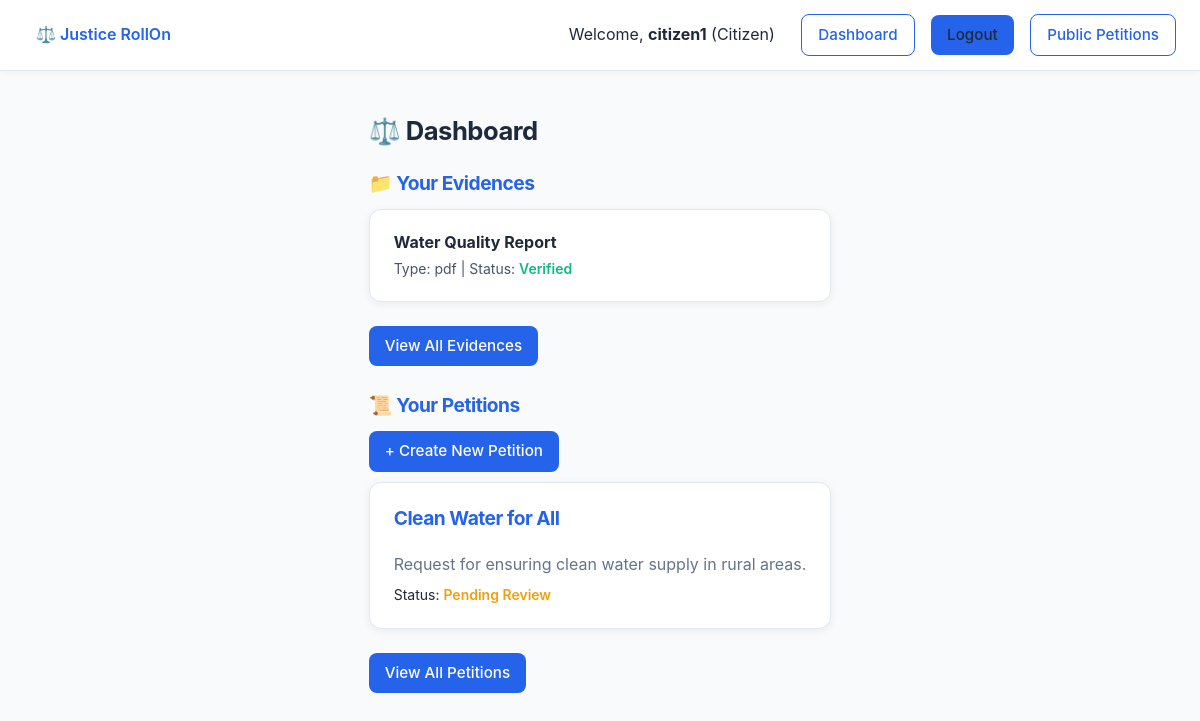
The page /dashboard/ (signed in) on the database its author committed.
### core/models.py (models this page shows, shortened)
class User(AbstractUser):
    ROLE_CHOICES = (
        ("admin", "Admin"),
        ("lawyer", "Lawyer"),
        ("citizen", "Citizen"),
    )
    role = models.CharField(
        max_length=20,
        choices=ROLE_CHOICES,
        default="citizen",
        help_text="User role determining permissions and available features.",
    )

class Evidence(models.Model):
    FILE_TYPES = (
        ("image", "Image"),
        ("pdf", "PDF"),
        ("video", "Video"),
        ("doc", "Document"),
        ("other", "Other"),
    )
    VERIFICATION_STATUS = (
        ("pending", "Pending"),
        ("verified", "Verified"),
        ("rejected", "Rejected"),
    )
    uploader = models.ForeignKey(
        User,
        on_delete=models.CASCADE,
        related_name="evidences",
        help_text="The user who uploaded this evidence.",
    )
    file = models.FileField(
        upload_to="evidence/",
        help_text="The actual uploaded file (stored in MEDIA_ROOT/evidence/).",
    )
    title = models.CharField(max_length=255, help_text="Descriptive title of the evidence.")
    file_type = models.CharField(
        max_length=20,
        choices=FILE_TYPES,
        default="other",
        help_text="Type of file for filtering and display purposes.",
    )
    uploaded_at = models.DateTimeField(auto_now_add=True)
    size_bytes = models.PositiveIntegerField(
        null=True,
        blank=True,
        help_text="File size in bytes (automatically populated on save).",
    )
    case_tag = models.CharField(
        max_length=128,
        blank=True,
        help_text="Optional tag to group evidence by case or topic.",
    )
    verification_status = models.CharField(
        max_length=20,
        choices=VERIFICATION_STATUS,
        default="pending",
        help_text="Moderation status: pending review, verified, or rejected.",
    )
    rule_violation = models.CharField(
        max_length=255,
        blank=True,
        help_text="Description of any platform rule violation (if rejected).",
    )
    party_involved = models.CharField(
        max_length=255,
        blank=True,
        help_text="Names or entities involved in the evidence.",
    )
    harm = models.TextField(
        blank=True,
        help_text="Description of harm caused or alleged (for sensitive content review).",
    )
    def save(self, *args, **kwargs):
        """Automatically populate file size on save if file is attached."""
        if self.file:
            try:
                self.size_bytes = self.file.size
            except Exception:
                pass
        super().save(*args, **kwargs)
    class Meta:
        ordering = ["-uploaded_at"]
        verbose_name_plural = "Evidence"

class Petition(models.Model):
    creator = models.ForeignKey(
        User,
        on_delete=models.CASCADE,
        related_name="petitions",
        help_text="Citizen who created the petition.",
    )
    title = models.CharField(max_length=255)
    description = models.TextField(help_text="Full description of the petition.")
    category = models.CharField(
        max_length=100,
        choices=[
            ("general", "General"),
            ("legal", "Legal Rights"),
            ("welfare", "Public Welfare"),
            ("environment", "Environmental"),
            ("policy", "Policy Reform"),
        ],
        default="general",
    )
    visibility = models.CharField(
        max_length=20,
        choices=[("public", "Public"), ("private", "Private")],
        default="public",
        help_text="Private petitions are visible only to admins and creator.",
    )
    status = models.CharField(
        max_length=20,
        choices=[
            ("draft", "Draft"),
            ("pending", "Pending Review"),
            ("published", "Published"),
            ("rejected", "Rejected"),
        ],
        default="draft",
    )
    evidences = models.ManyToManyField(
        Evidence,
        related_name="petitions",
        blank=True,
        help_text="Supporting evidence attached to this petition.",
    )
    supporters = models.ManyToManyField(
        User,
        related_name="supported_petitions",
        blank=True,
        help_text="Users who have signed/supported this petition.",
    )
    supporter_count = models.PositiveIntegerField(
        default=0,
        help_text="Cached count of supporters for performance (updated via signals or save).",
    )
    created_at = models.DateTimeField(auto_now_add=True)
    published_at = models.DateTimeField(
        null=True,
        blank=True,
        help_text="Timestamp when petition was approved and made public.",
    )
    class Meta:
        ordering = ["-created_at"]

### core/views.py (the view)
# urls.py: path("dashboard/", views.dashboard, name="dashboard"),
@login_required
def dashboard(request):
    return _dashboard_logic(request, template="dashboard.html")

### core/views.py (called while the page is built)
def _dashboard_logic(request, template):
    if request.user.role == "admin":
        pending_petitions = Petition.objects.filter(status="pending")
        return render(request, template, {"admin_view": True, "petitions": pending_petitions})
    if request.user.role == "lawyer":
        slots = ConsultationSlot.objects.filter(lawyer=request.user)
        return render(request, template, {"lawyer_view": True, "slots": slots})
    evidences = Evidence.objects.filter(uploader=request.user)
    petitions = Petition.objects.filter(creator=request.user)
    return render(
        request,
        template,
        {"citizen_view": True, "evidences": evidences, "petitions": petitions},
    )

### core/templates/dashboard.html (shortened to what this page needs)
{% extends "base.html" %}
{% load static %}
{% block content %}
<h2 style="margin-bottom: 16px;">⚖️ Dashboard</h2>
{% if citizen_view %}
<div style="margin-bottom: 24px;">
  <h3 style="margin-bottom: 10px;">📁 Your Evidences</h3>
  {% if evidences %}
    {% for e in evidences %}
    <div class="card">
      <strong>{{ e.title }}</strong><br>
      <span style="font-size: 14px; color: #475569;">
        Type: {{ e.file_type }} | Status:
        {% if e.verification_status == "verified" %}
          <span style="color: var(--success); font-weight: 600;">Verified</span>
        {% else %}
          <span style="color: var(--warning); font-weight: 600;">Pending</span>
        {% endif %}
      </span>
    </div>
    {% endfor %}
  {% else %}
    <p style="color: #64748B;">No evidences uploaded yet.</p>
  {% endif %}
  <a class="btn" href="{% url 'evidence_list' %}" style="margin-top: 8px;">View All Evidences</a>
</div>
<div>
  <h3 style="margin-bottom: 10px;">📜 Your Petitions</h3>
  <a class="btn" href="{% url 'petition_create' %}" style="margin-bottom: 10px;">+ Create New Petition</a>
  {% if petitions %}
    {% for p in petitions %}
    <div class="card" id="petition-{{ p.id }}">
      <h3 style="margin-top: 0;">{{ p.title }}</h3>
      <p style="margin-bottom: 6px;">{{ p.description|truncatechars:100 }}</p>
      <span style="font-size: 14px;">
        Status:
        {% if p.status == "published" %}
          <span style="color: var(--success); font-weight: 600;">Published</span>
        {% elif p.status == "pending" %}
          <span style="color: var(--warning); font-weight: 600;">Pending Review</span>
        {% elif p.status == "draft" %}
          <span style="color: var(--ink); font-weight: 600;">Draft</span>
          <button class="btn outline submit-btn" data-id="{{ p.id }}" style="margin-left: 8px;">📤 Submit for Review</button>
        {% else %}
          <span style="color: var(--ink); font-weight: 600;">{{ p.status|title }}</span>
        {% endif %}
      </span>
    </div>
    {% endfor %}
  {% else %}
    <p style="color: #64748B;">You haven't created any petitions yet.</p>
  {% endif %}
  <a class="btn" href="{% url 'petition_list' %}" style="margin-top: 8px;">View All Petitions</a>
</div>
{% endif %}
{% endblock %}

### core/templates/base.html (shortened to what this page needs)
<!DOCTYPE html>
<html lang="en">
{% load static %}
  <head>
    <link rel="stylesheet" href="{% static 'core/css/style.css' %}" />
  </head>
  <body>
    <div class="topnav">
      <div>
        <a href="{% url 'home' %}"
          style="font-weight: 600; color: var(--primary); text-decoration: none;">
          ⚖️ Justice RollOn
        </a>
      </div>
      <div>
        {% if user.is_authenticated %}
          <span style="margin-right: 10px">
            Welcome, <strong>{{ user.username }}</strong> ({{ user.role|title }})
          </span>
          <a class="btn outline" href="{% url 'dashboard2' %}">Dashboard</a>
          <a class="btn" href="{% url 'logout' %}">Logout</a>
        {% else %}
          <a class="btn outline" href="{% url 'login' %}">Login</a>
          <a class="btn" href="{% url 'register' %}">Register</a>
        {% endif %}
        <a class="btn outline" href="{% url 'justice_index' %}">Public Petitions</a>
      </div>
    </div>
    <div class="container">{% block content %}{% endblock %}</div>
  </body>
</html>

### core/static/core/css/style.css (style rules this page uses)
:root { --ink: #1e293b; --bg: #f8fafc; --primary: #2563eb; --primary-light: #3b82f6; --success: #10b981; --warning: #f59e0b; --danger: #dc2626; --muted: #64748b; --card-radius: 12px; --shadow: 0 2px 10px rgba(0, 0, 0, 0.06); --shadow-hover: 0 4px 16px rgba(0, 0, 0, 0.08); }
* { box-sizing: border-box; font-family: "Inter", "Segoe UI", Roboto, sans-serif; transition: all 0.15s ease-in-out; }
body { background: var(--bg); color: var(--ink); margin: 0; padding: 0; line-height: 1.6; min-height: 100vh; display: flex; flex-direction: column; }
.topnav { display: flex; justify-content: space-between; align-items: center; padding: 14px 24px; background: #ffffff; border-bottom: 1px solid #e2e8f0; box-shadow: 0 2px 6px rgba(0, 0, 0, 0.04); position: sticky; top: 0; z-index: 10; }
.topnav a { text-decoration: none; color: var(--ink); font-weight: 500; margin-left: 12px; }
.container { max-width: 980px; margin: 40px auto; padding: 0 16px; }
.card { background: #ffffff; border-radius: var(--card-radius); padding: 20px 24px; box-shadow: var(--shadow); margin-bottom: 16px; border: 1px solid #e2e8f0; }
h1, h2, h3 { color: var(--ink); font-weight: 700; letter-spacing: -0.5px; margin-top: 0; }
h2 { font-size: 1.6rem; }
h3 { font-size: 1.2rem; color: var(--primary); }
p { color: var(--muted); margin: 0.3rem 0 0.8rem; line-height: 1.5; }
.btn { display: inline-block; background: var(--primary); color: #ffffff; padding: 8px 16px; border-radius: 8px; border: none; text-decoration: none; font-weight: 500; cursor: pointer; font-size: 0.95rem; }
.btn.outline { background: transparent; color: var(--primary); border: 1px solid var(--primary); }

### rows shown on the page
User: username "citizen1", role "Citizen"
Evidence: title "Water Quality Report", file_type "pdf", verification_status "Verified"
Petition: title "Clean Water for All", description "Request for ensuring clean water supply in rural areas.", status "Pending Review"
